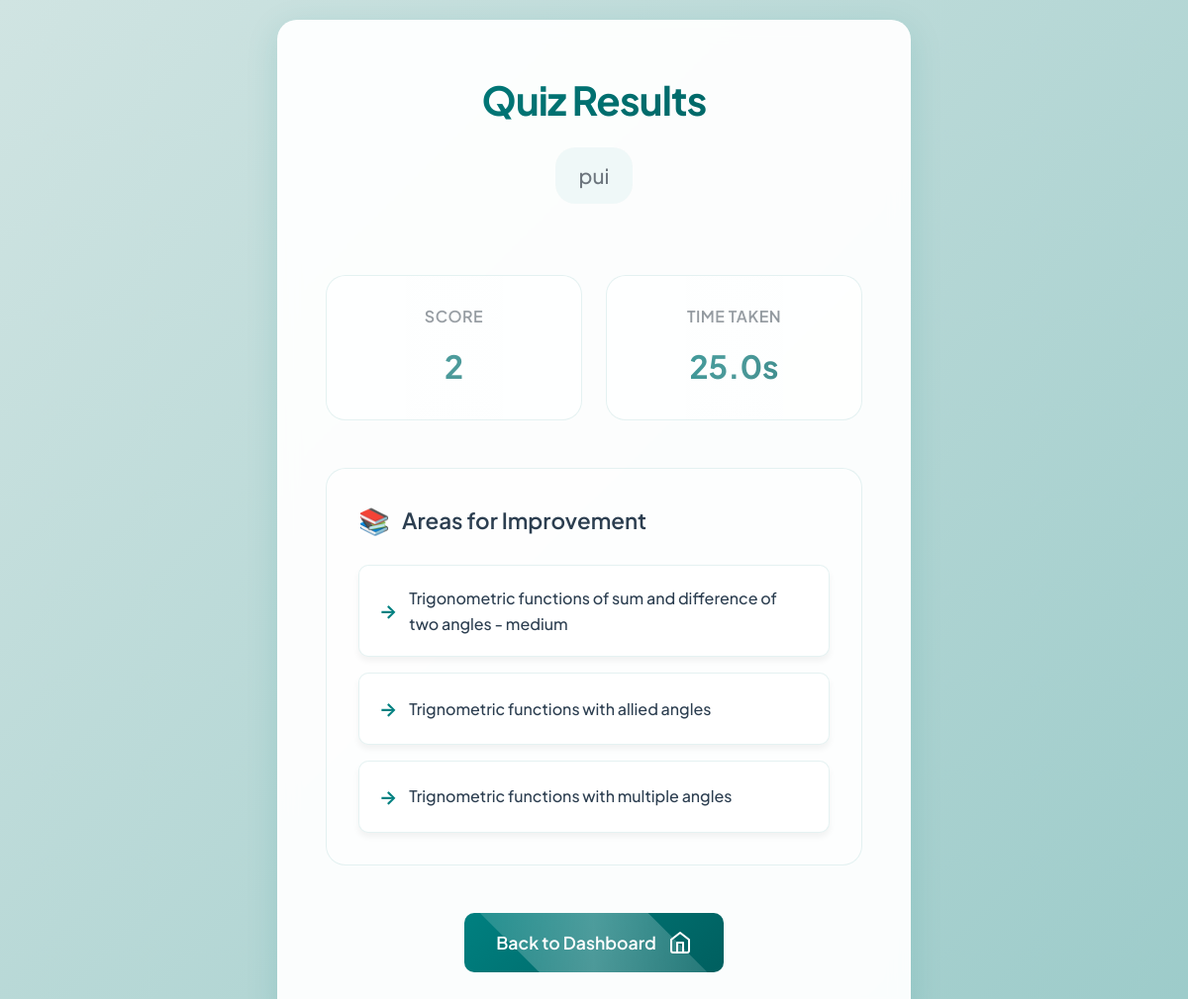
/result/8/ (signed in), run on the app's committed database.
### myapp/models.py (models this page shows, shortened)
class QuizResult(models.Model):
    user = models.ForeignKey(User, on_delete=models.CASCADE)
    sub_topic = models.ForeignKey(SubTopic, on_delete=models.CASCADE)
    score = models.IntegerField()
    time_taken = models.FloatField()
    date_taken = models.DateTimeField(auto_now_add=True)
    weak_topics = models.ManyToManyField(SubTopic, related_name='weak_topics')

class SubTopic(models.Model):
    topic = models.ForeignKey(Topic, related_name='subtopics', on_delete=models.CASCADE)
    name = models.CharField(max_length=255)

### myapp/views.py (the view)
# urls.py: path('result/<int:result_id>/', views.result, name='result'),
@login_required
@login_required
def result(request, result_id):
    result = get_object_or_404(QuizResult, pk=result_id)
    weak_topics = result.weak_topics.all()
    username = request.user.username
    context = {
        'result': result,
        'weak_topics': weak_topics,
        'username': username,
    }
    return render(request, 'myapp/result.html', context)

### myapp/templates/myapp/result.html (shortened to what this page needs)
<!DOCTYPE html>
<html lang="en">
<head>
</head>
<body>
    <div class="card">
        <div class="result-header">
            <h1>Quiz Results</h1>
            <div class="username">{{ username }}</div>
        </div>
        <div class="stats">
            <div class="stat-box">
                <div class="stat-label">Score</div>
                <div class="stat-value">{{ result.score }}</div>
            </div>
            <div class="stat-box">
                <div class="stat-label">Time Taken</div>
                <div class="stat-value">{{ result.time_taken }}s</div>
            </div>
        </div>
        <div class="weak-topics">
            <h2>Areas for Improvement</h2>
            <ul class="topic-list">
                {% for topic in weak_topics %}
                <li>{{ topic.name }}</li>
                {% endfor %}
            </ul>
        </div>
        <div class="buttons">
            <a href="{% url 'dashboard' %}" class="button">
                Back to Dashboard
                <svg viewBox="0 0 24 24" width="24" height="24" fill="none" stroke="currentColor" stroke-width="2" stroke-linecap="round" stroke-linejoin="round">
                    <path d="M3 9l9-7 9 7v11a2 2 0 0 1-2 2H5a2 2 0 0 1-2-2z"></path>
                    <polyline points="9 22 9 12 15 12 15 22"></polyline>
                </svg>
            </a>
        </div>
    </div>
</body>
</html>

### myapp/templates/myapp/result.html (style rules this page uses)
:root { --primary-color: #008080; --secondary-color: #005f5f; --background-gradient: linear-gradient(135deg, #d0e4e2, #008080); --white: #ffffff; --text-color: #2c3e50; --text-muted: #6c757d; --box-shadow: 0 8px 32px rgba(0, 128, 128, 0.15); --radius: 20px; --font-family-primary: 'Plus Jakarta Sans', -apple-system, BlinkMacSystemFont, 'Segoe UI', Roboto, sans-serif; --transition-speed: 0.4s; }
* { margin: 0; padding: 0; box-sizing: border-box; }
body { font-family: var(--font-family-primary); background: var(--background-gradient); min-height: 100vh; display: flex; align-items: center; justify-content: center; color: var(--text-color); padding: 20px; line-height: 1.6; background-size: 400% 400%; animation: gradient 15s ease infinite; }
.card { background: rgba(255, 255, 255, 0.95); border-radius: var(--radius); box-shadow: 0 8px 32px rgba(0, 128, 128, 0.15); padding: 3rem; width: 100%; max-width: 640px; position: relative; overflow: hidden; backdrop-filter: blur(10px); border: 1px solid rgba(255, 255, 255, 0.18); transition: transform 0.3s ease, box-shadow 0.3s ease; animation: appearUp 0.8s ease-out forwards; }
.result-header { text-align: center; margin-bottom: 3rem; position: relative; }
.result-header h1 { font-size: 2.5rem; font-weight: 700; margin-bottom: 1rem; background: linear-gradient(135deg, var(--primary-color), var(--secondary-color)); -webkit-background-clip: text; -webkit-text-fill-color: transparent; letter-spacing: -0.02em; }
.username { font-size: 1.3rem; color: var(--text-muted); margin-bottom: 1.5rem; padding: 0.75rem 1.5rem; background: rgba(0, 128, 128, 0.05); border-radius: var(--radius); display: inline-block; font-weight: 500; transition: all var(--transition-speed); }
.stats { display: grid; grid-template-columns: repeat(2, 1fr); gap: 1.5rem; margin-bottom: 3rem; }
.stat-box { background: rgba(255, 255, 255, 0.5); padding: 1.75rem; border-radius: var(--radius); text-align: center; transition: all var(--transition-speed); border: 1px solid rgba(0, 128, 128, 0.1); position: relative; overflow: hidden; }
.stat-box::after { content: ''; position: absolute; top: -50%; left: -50%; width: 200%; height: 200%; background: linear-gradient( 45deg, transparent, rgba(255, 255, 255, 0.3), transparent ); transform: rotate(45deg); animation: shine 3s infinite; }
.stat-label { font-size: 1rem; color: var(--text-muted); margin-bottom: 0.75rem; text-transform: uppercase; letter-spacing: 0.5px; font-weight: 600; }
.stat-value { font-size: 2rem; font-weight: 700; background: linear-gradient(135deg, var(--primary-color), var(--secondary-color)); -webkit-background-clip: text; -webkit-text-fill-color: transparent; }
.weak-topics { margin-bottom: 3rem; background: rgba(255, 255, 255, 0.5); padding: 2rem; border-radius: var(--radius); border: 1px solid rgba(0, 128, 128, 0.1); transition: all var(--transition-speed); }
.weak-topics h2 { font-size: 1.4rem; margin-bottom: 1.5rem; color: var(--text-color); display: flex; align-items: center; gap: 0.75rem; font-weight: 600; }
.weak-topics h2::before { content: '📚'; font-size: 1.6rem; }
.topic-list { list-style: none; display: grid; gap: 1rem; }
.topic-list li { padding: 1.25rem; background: var(--white); border-radius: calc(var(--radius) / 2); transition: all var(--transition-speed); display: flex; align-items: center; gap: 0.75rem; box-shadow: 0 4px 6px rgba(0, 0, 0, 0.05); font-weight: 500; border: 1px solid rgba(0, 128, 128, 0.1); }
.topic-list li::before { content: '→'; color: var(--primary-color); font-weight: bold; font-size: 1.2rem; }
.buttons { display: flex; gap: 1.5rem; justify-content: center; }
.button { display: inline-flex; align-items: center; gap: 0.75rem; background: linear-gradient(135deg, var(--primary-color), var(--secondary-color)); color: var(--white); padding: 1rem 2rem; border-radius: calc(var(--radius) / 2); text-decoration: none; transition: all var(--transition-speed); font-weight: 600; font-size: 1.1rem; position: relative; overflow: hidden; }
.button::after { content: ''; position: absolute; top: -50%; left: -50%; width: 200%; height: 200%; background: linear-gradient( 45deg, transparent, rgba(255, 255, 255, 0.3), transparent ); transform: rotate(45deg); animation: shine 3s infinite; }

### data on the page
QuizResult: score "2", time_taken "25.0"
SubTopic: name "Trigonometric functions of sum and difference of two angles - medium"
SubTopic: name "Trignometric functions with allied angles"
SubTopic: name "Trignometric functions with multiple angles"

### other printed values
{{ username }} "pui"
